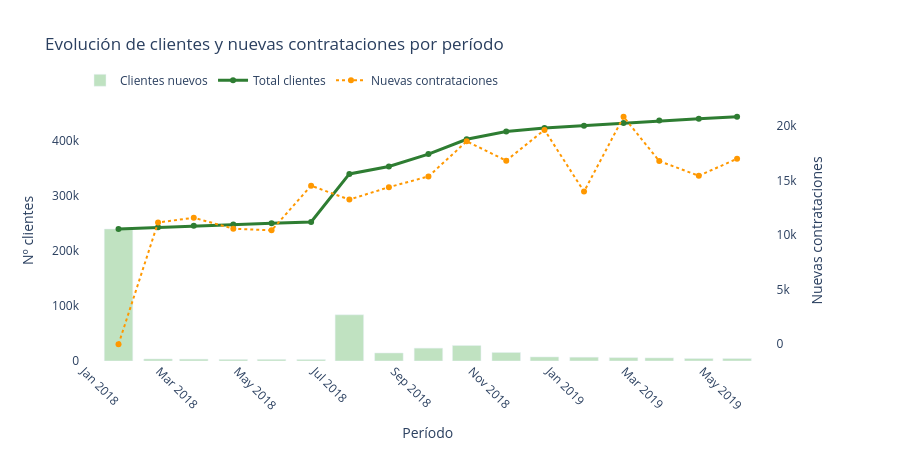

The notebook cell saved with this chart:
### Markdown cell above
## 6. Visualizaciones y Dashboard BI

### Code cell
# ── Gráfico 1: Evolución de clientes activos y nuevas contrataciones ────────

# Agregar datos por período
period_summary = df.groupby('pk_partition').agg(
    total_clients        = ('pk_cid', 'count'),
    new_clients          = ('is_new_client', 'sum'),
    total_new_contracts  = ('new_contracts', 'sum'),
    active_clients       = ('active_customer', 'sum')
).reset_index()

period_summary['pk_partition'] = period_summary['pk_partition'].astype(str).str[:10]

# Gráfico con doble eje Y
fig1 = make_subplots(specs=[[{"secondary_y": True}]])

fig1.add_trace(go.Bar(
    x=period_summary['pk_partition'],
    y=period_summary['new_clients'],
    name='Clientes nuevos',
    marker_color=EM_LIGHT,
    opacity=0.7
), secondary_y=False)

fig1.add_trace(go.Scatter(
    x=period_summary['pk_partition'],
    y=period_summary['total_clients'],
    name='Total clientes',
    line=dict(color=EM_DARK, width=3),
    mode='lines+markers'
), secondary_y=False)

fig1.add_trace(go.Scatter(
    x=period_summary['pk_partition'],
    y=period_summary['total_new_contracts'],
    name='Nuevas contrataciones',
    line=dict(color=EM_ORANGE, width=2, dash='dot'),
    mode='lines+markers'
), secondary_y=True)

fig1.update_layout(
    title='Evolución de clientes y nuevas contrataciones por período',
    xaxis_title='Período',
    legend=dict(orientation='h', yanchor='bottom', y=1.02),
    plot_bgcolor='white',
    height=450
)
fig1.update_yaxes(title_text='Nº clientes', secondary_y=False)
fig1.update_yaxes(title_text='Nuevas contrataciones', secondary_y=True)
fig1.update_xaxes(tickangle=45)

fig1.show()
print("✓ Gráfico 1 generado!")

### Figure 1 — Plotly figure (JSON) as saved in the notebook; plotly's stock layout.template omitted (floating-point values rounded to 4 significant figures)
{"data": [{"marker": {"color": "#A5D6A7"}, "name": "Clientes nuevos", "opacity": 0.7, "type": "bar", "x": ["2018-01-28", "2018-02-28", "2018-03-28", "2018-04-28", "2018-05-28", "2018-06-28", "2018-07-28", "2018-08-28", "2018-09-28", "2018-10-28", "2018-11-28", "2018-12-28", "2019-01-28", "2019-02-28", "2019-03-28", "2019-04-28", "2019-05-28"], "xaxis": "x", "y": [239493, 3767, 3411, 2952, 3031, 2845, 83840, 14596, 23353, 28205, 15557, 7402, 6926, 6193, 5690, 4581, 4531], "yaxis": "y"}, {"line": {"color": "#2E7D32", "width": 3}, "mode": "lines+markers", "name": "Total clientes", "type": "scatter", "x": ["2018-01-28", "2018-02-28", "2018-03-28", "2018-04-28", "2018-05-28", "2018-06-28", "2018-07-28", "2018-08-28", "2018-09-28", "2018-10-28", "2018-11-28", "2018-12-28", "2019-01-28", "2019-02-28", "2019-03-28", "2019-04-28", "2019-05-28"], "xaxis": "x", "y": [239493, 242521, 245258, 247463, 249926, 252104, 339339, 352922, 375323, 402300, 416387, 422481, 426875, 431727, 436183, 439627, 442995], "yaxis": "y"}, {"line": {"color": "#FF9800", "dash": "dot", "width": 2}, "mode": "lines+markers", "name": "Nuevas contrataciones", "type": "scatter", "x": ["2018-01-28", "2018-02-28", "2018-03-28", "2018-04-28", "2018-05-28", "2018-06-28", "2018-07-28", "2018-08-28", "2018-09-28", "2018-10-28", "2018-11-28", "2018-12-28", "2019-01-28", "2019-02-28", "2019-03-28", "2019-04-28", "2019-05-28"], "xaxis": "x", "y": [0, 11165, 11597, 10591, 10444, 14536, 13262, 14400, 15384, 18608, 16835, 19655, 13994, 20856, 16794, 15447, 17009], "yaxis": "y2"}], "layout": {"height": 450, "legend": {"orientation": "h", "y": 1.02, "yanchor": "bottom"}, "plot_bgcolor": "white", "title": {"text": "Evolución de clientes y nuevas contrataciones por período"}, "xaxis": {"anchor": "y", "domain": [0, 0.94], "tickangle": 45, "title": {"text": "Período"}}, "yaxis": {"anchor": "x", "domain": [0, 1], "title": {"text": "Nº clientes"}}, "yaxis2": {"anchor": "x", "overlaying": "y", "side": "right", "title": {"text": "Nuevas contrataciones"}}}}
